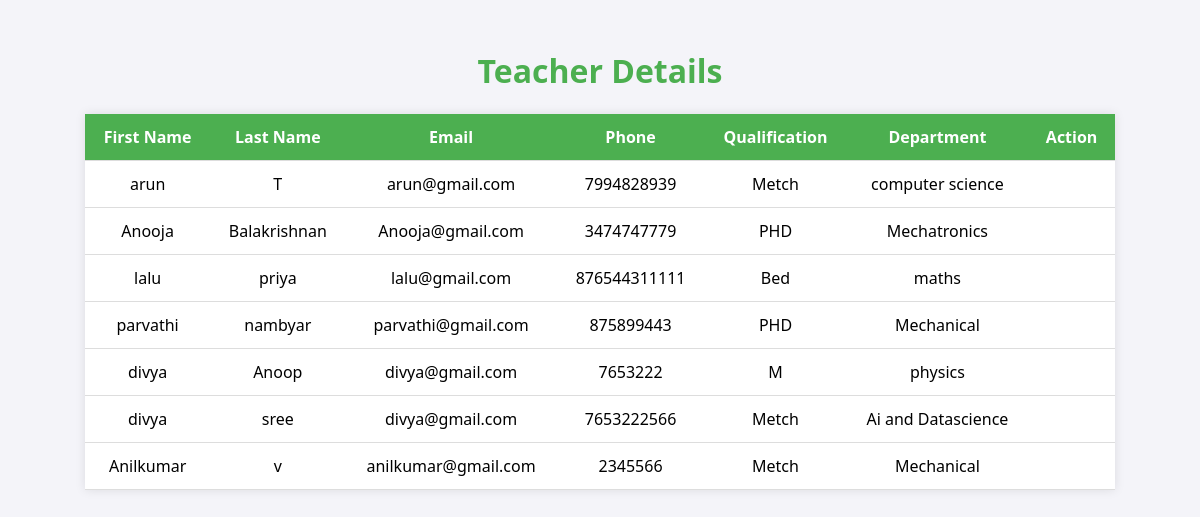
The app's page /viewteacher/ with its own data.
### collegeapp/models.py (models this page shows)
class Teacher(models.Model):
   dep_id = models.ForeignKey(Department,on_delete=models.CASCADE)
   teach_id = models.ForeignKey('User',on_delete=models.CASCADE)
   phone = models.BigIntegerField()
   Qualification = models.CharField(max_length=100, null=True, blank=True)

class User(AbstractUser):
    Usertype = models.CharField(max_length=50)

class Department(models.Model):
    Dep_Name = models.CharField(max_length=100)

### collegeapp/views.py (the view)
# urls.py: path('viewteacher/',views.viewteacher,name='viewteacher'),
def viewteacher(request):
    x = Teacher.objects.all()
    return render(request,'viewteacher.html',{'data':x})

### collegeapp/templates/viewteacher.html (shortened to what this page needs)
<!DOCTYPE html>
<html lang="en">
<head>
</head>
<body>
    <h1>Teacher Details</h1>
    <table>
        <tr>
            <th>First Name</th>
            <th>Last Name</th>
            <th>Email</th>
            <th>Phone</th>
            <th>Qualification</th>
            <th>Department</th>
            <th>Action</th>
        </tr>
        {% for i in data %}
        <tr>
            <td>{{ i.teach_id.first_name }}</td>
            <td>{{ i.teach_id.last_name }}</td>
            <td>{{ i.teach_id.email }}</td>
            <td>{{ i.phone }}</td>
            <td>{{ i.Qualification }}</td>
            <td>{{ i.dep_id.Dep_Name }}</td>
            <td>
            </td>
        </tr>
        {% endfor %}
    </table>
</body>
</html>

### collegeapp/templates/viewteacher.html (style rules this page uses)
body { font-family: 'Segoe UI', Tahoma, Geneva, Verdana, sans-serif; background: #f4f4f9; padding: 20px; }
h1 { text-align: center; color: #4CAF50; }
table { width: 90%; margin: 0 auto; border-collapse: collapse; background-color: #fff; box-shadow: 0 0 10px rgba(0,0,0,0.1); }
th, td { padding: 12px 15px; text-align: center; border-bottom: 1px solid #ddd; }
th { background-color: #4CAF50; color: white; }

### records on screen
Teacher: teach_id.first_name "arun", teach_id.last_name "T", teach_id.email "arun@gmail.com", phone "7994828939", Qualification "Metch", dep_id.Dep_Name "computer science"
Teacher: teach_id.first_name "Anooja", teach_id.last_name "Balakrishnan", teach_id.email "Anooja@gmail.com", phone "3474747779", Qualification "PHD", dep_id.Dep_Name "Mechatronics"
Teacher: teach_id.first_name "lalu", teach_id.last_name "priya", teach_id.email "lalu@gmail.com", phone "876544311111", Qualification "Bed", dep_id.Dep_Name "maths"
Teacher: teach_id.first_name "parvathi", teach_id.last_name "nambyar", teach_id.email "parvathi@gmail.com", phone "875899443", Qualification "PHD", dep_id.Dep_Name "Mechanical"
Teacher: teach_id.first_name "divya", teach_id.last_name "Anoop", teach_id.email "divya@gmail.com", phone "7653222", Qualification "M", dep_id.Dep_Name "physics"
Teacher: teach_id.first_name "divya", teach_id.last_name "sree", teach_id.email "divya@gmail.com", phone "7653222566", Qualification "Metch", dep_id.Dep_Name "Ai and Datascience"
Teacher: teach_id.first_name "Anilkumar", teach_id.last_name "v", teach_id.email "anilkumar@gmail.com", phone "2345566", Qualification "Metch", dep_id.Dep_Name "Mechanical"
